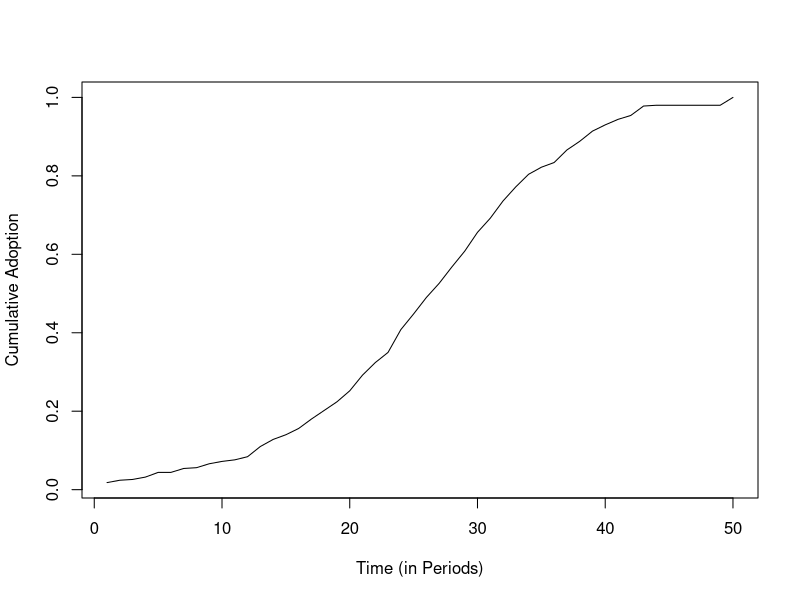

This figure's R source: (Note: this script raises an error after producing the figure.)
# Targeted Announced Adoption with Lumpsum payments with Budget ConstraintsE
# Let '#@!@#' be the symbol for potential
# changes to the type of analysis
# Let '#!!!#' be the symbol for key looping
# areas.

set.seed(4364)
##### Loading Needed Packages #####

library(igraph)
library(data.table)
library(magrittr)
library(dplyr)

##### Explanatory Text #####

# We will examine the adoption trends of farmers
# that have the potential of a subsidy in the future
# this simulation starts from time zero to some time
# horizon TH. At the start of the time period, farmers
# KNOW that the policy will begin at time A. That is
# the government doesn't "suprise" farmers with a
# policy just as it is beginning. We can alter this
# assumption by taking the market expectations adoption
# with the expectation neutral adoption. We assume that
# when the government offers the subsidy, they will selec
# a portion of the farmers that haven't yet adopted at
# random. That is the government could waste its "offers"
# on farmers that would adopt if they didn't recieve
# the subsidy at a particular time, conceding that they
# didn't get the one that they wanted and ones where the
# technology isn't cheap enough even with the subsidy. See the
# section by the Contemp_Adopt

##### Introducing Parameters for the theta Distribution F(theta) #####

# Standard Tech Parameters
a = 50000; b = 450; c = 5

# Green Tech Parameters
d = 55000; e = 250; f = 2.5

# Cost Dynamic Parameters
g = 90000; h = 2200; j = 10

##### Time Horizon and Time Periods #####

TH <- 50

#time <- 1:TH

##### Number of firms in the market #####

N <- 500

##### Distributional Parameters #####
r = 0.1;beta = 5;mu = 0

##### Period Specific Discount Rates #####

discount <- function(t) {
  1 / ((1 + r) ^ t)
}

##### Firm Population Characteristics #####

theta <- rlogis(N,location = mu,scale = beta)

theta <- theta %>% sort

##### The Government's Policy Parameters #####

# Proportion of time that passes until the policy is active

pa <- .5

# Actual Period when the policy becomes active

A <- TH * pa %>% round(digits=1)

# Period when the policy is announced

announce <- A - 5

##### Cost Function #####

funccost <- function(t) {
  g - h * t + j * t ^ 2
}

##### Profit Functions #####

# Standard Tech Profits

pi1 <- function(theta) {
  a + b * theta - c * theta ^ 2
}

# Green Tech Profits

pi2 <- function(theta) {
  d + e * theta - f * theta ^ 2
}

##### Description of the graph ######
# Before we write the graph let's take a look at the structure of the graph
# where we have 5 periods. These periods correspond to the period where the
# farmer HAS A CHOICE TO MAKE.

#T 1       2       3       4       5

#       1      3       6        9      12
#  1 ----- 2 ----- 4 ----- 6 ----- 8 -------    <--------------  ORIGINAL TECHNOLOGY RUNG
#    \       \       \       \       \ 13   |
#     \       \       \       \       \     |
#      \2      \4      \7     \10     10 --|   <--------------  TERMINAL NODE
#       \       \       \       \     /
#         \       \       \       \ /  14
#          3 ----- 5 ----- 7 ----- 9            <--------------  GREEN TECHNOLOGY RUNG
#               5       8       11

### Some Facts ###
# Farmers DO NOT have green tech in period 1.
# We will always have n nodes on the bottom rung.
# We will always have n+1 nodes on the top rung (including the terminal node).
# We will always have n-1 arcs on the bottom rung.
# We will always have 2*(n) arcs on the top rung.
# The (n+1)th node will always be the first node in the original tech rung.
# The terminal node will always be the (2*n+1)th node.

# To pick out a specific time period (t)'s arc value to
# change in the adoption arcs in the example (6,8,10,12,14)
# it will be found taking (n-1) + 2*(t). For instance,
# if we wanted to change the contribution from the government
# in period 3 we would reference (5-1)+2*(3)=10.

##### Establishing functions through time #####

# Time Periods

time <- c(1:TH)

# Discount factor through time

df <- time %>% discount

# Non-Dicounted Market costs of adopting through time

cost <- time %>% funccost 

# Dicounted Market costs of adopting through time

cost1 <- cost * df

##### Adoption Plan In Absence of Government Help ######


EM_Path_matrix <- array(0,dim = c(N,TH+1))

k <- 1

while (k<N+1){
  
  theta1 <- theta[k]
  
  underprof = ((theta1 %>% pi2) *df[-1]) %>% round(digits=3)
  overprof = cbind((theta1 %>% pi1) * df[-1],(theta1 %>% pi2 - time[-1] %>% funccost)*df[-1])
  prof = overprof %>% cbind(underprof) %>% t %>% c
  prof = c(theta1 %>% pi1 *df[1],(theta1 %>% pi2 -time[1] %>% funccost)*df[1]) %>% c(prof)
  prof = -prof
  prof = prof - min(prof) + 1 %>% round(digits = 3)
  
  graph_create = function(TH){
    require(igraph)
    edge_label1 <- paste("P",rep(0,length = TH),',',seq(1:TH),')',sep='') %>%cbind(paste("P(",rep(1,length=TH),",",seq(1:TH),") - C",seq(1:TH),sep=""))
    edge_label = paste("P(",rep(1,length=TH-1),",",seq(2,TH),")",sep="") %>% cbind(edge_label1[-1,] )
    edge_label = c(edge_label1[1,]) %>% c(edge_label %>% t %>% c)
    
    labelmat = 0 %>% rep(times=(TH-1)) %>% cbind(1 %>% rep(times=(TH-1)),cbind(1 %>% rep(times=(TH-1))))
    
    lm2 = c(2:TH) %>% cbind(c(2:TH) %>% cbind(c(2:TH)))
    labelmat = paste(labelmat,lm2,sep=',')
    labelmat = paste('P(',labelmat,')',sep='')
    #    lablemat = lablemat %>% paste('C(',2:TH,')',sep='') %>% paste()
    #    %>% array(dim=c((TH-1),2))
    #  
    #    c(paste('',sep='') %>% rep(times=TH-1) %>% c(paste('-C',2:TH,'+S',2:TH,sep='')) %>% c(paste('',sep='')%>% rep(times=(TH-1))))
    
    edge_label = labelmat %>% paste(c(paste('',sep='') %>% rep(times=TH-1) %>% c(paste('-C',2:TH,'+S',2:TH,sep='')) %>% c(paste('',sep='')%>% rep(times=(TH-1)))),sep='') %>% array(dim=c(TH-1,3)) %>% t %>% c
    
    edge_label = c('P(0,1)','P(1,1)-C1') %>% c(edge_label)
    
    
    ######## Creating Adjacency List ########
    
    adj <- list()
    adj[[1]] =c(2,3)
    for(z in 1:(TH-1)){
      adj[[2*z]] = c(2*(z+1),2*z+3)
      adj[[2*z+1]] = c(2*z+3)
    }
    adj[[2*TH-1]]= c(2*TH)
    adj[[2*(TH-1)]] = c(2*TH,2*TH)
    
    ########################################
    
    xlayout = c(1) %>% c(cbind(c(2:TH),c(2:TH))%>% t) %>% c(TH+1)
    ylayout = c(2) %>% c(rep(c(2,0),times=(TH-1))) %>% c(1)
    layout = array(c(xlayout,ylayout),dim=c(2*TH,2))
    adjg <- graph.adjlist(adj)
    list(graph = adjg,layout=layout,label = edge_label)
  }
  #plot((TH %>% graph_create)$graph,layout=(TH %>% graph_create)$layout,edge.label=(TH %>% graph_create)$label)
  #plot((TH %>% graph_create)$graph,layout=(TH %>% graph_create)$layout,edge.label=)
  
  
  #plot((TH %>% graph_create)$graph,layout=layout,edge.label=(TH %>% graph_create)$label)
  
  #plot((TH %>% graph_create)$graph,layout=layout,edge.label=prof)
  
  EM_Path_matrix[k,] <- get.shortest.paths((TH %>% graph_create)$graph,from=1,to=2*TH,weights=prof)$vpath[[1]]
  
  k <- k+1  
  print(k)
}
EM_Path_matrix %>% data.table

Adopt_mat = array(0,dim=c(N,TH))
for(i in 1:(ncol(EM_Path_matrix)-1)){
  Adopt_mat[,i] = ((EM_Path_matrix[,i+1] - EM_Path_matrix[,i] - 2)%>% abs)
}
Adopt_mat[,1] = ((EM_Path_matrix[,1+1] - EM_Path_matrix[,1] - 1)%>% abs)
Adopt_mat[,TH] = ((EM_Path_matrix[,TH+1] - EM_Path_matrix[,TH] - 1)%>% abs)

#write.csv(Adopt_mat,'check.csv')
Adopt_prop=((array(1,dim=c(TH,N))%*%Adopt_mat)[1,] %>% cumsum / N )
Adopt_prop %>% plot(xlab ='Time (in Periods)',
                    ylab ='Cumulative Adoption',type='l')

######## Choice Data Table ##########
# This gives the optimal choices for everyone that adopted without the government's help.

Choice= (Adopt_mat %*% c(1:TH)) %>% data.table
colnames(Choice) = 'Free_Market'
Choice[,Index:=c(1:nrow(Choice))]
Choice[,Theta:=theta]
Past_Periods = Choice[,Free_Market>announce]['Free_Market']

# Currently active farmers in the system
Active_Farmers=Choice[,Index][Choice[,Free_Market]>=announce]
Inactive_Farmers=Choice[,Index][Choice[,Free_Market]<announce]

# Characteristics of active farmers
Active_Theta=Choice[,Theta][Choice[,Free_Market]>=announce]

# Verified Test of Adding columns to Choice Table
#Choice[,paste('Test',1):=Index]

# Government Parameters

Budget <- 2000000

subsidy <- 40000

factor_num <- Budget/subsidy

N0 <- Active_Farmers %>% length

prob0 <- factor_num/N0


##### Adoption Plan with Neutral Expectations [announce:A] ######
# Idea:
# We will remove all famers that have adopted before the announcment period 'announce'. These are farmers that have already made their decisions before they realized the policy was in place. Next we calculate the probability that the farmer believes will be the chances of getting the subsidy. Prob before the policy is active is of course zero. After the subsidy is active probability is based upon the current farmers in the pool at the time the policy is announced and the number of open slots the government can fill.
prob <- c()

prob[1:A-1] <- 0

i <- 1
while(i+A-1<TH+1){
  prob[i+A-1] <- factor_num/(N0-factor_num*(i-1))
  
  if(prob[i+A-1]>1 | prob[i+A-1]<0){
    prob[i+A-1] <- 1
  }
  
  i <- i+1
}

k <- 1

EN_Path_matrix <- array(0,dim=c(N0,TH+1))

while(k < N0+1){
  
  theta1 <- Active_Theta[k]
  
  underprof = ((theta1 %>% pi2) *df[-1]) %>% round(digits=3)
  overprof = cbind((theta1 %>% pi1) * df[-1],(theta1 %>% pi2 - time[-1] %>% funccost)*df[-1])
  overprof[c((A-1):(TH-1)),2]= overprof[c((A-1):(TH-1)),2]+subsidy*prob[A:TH]*df[A:TH]
  
  prof =  cbind(overprof,underprof) %>% t %>% c
  
  prof = c(theta1 %>% pi1 *df[1],(theta1 %>% pi2 -time[1] %>% funccost)*df[1],prof)
  prof = -prof
  prof = prof - min(prof) + 1 %>% round(digits = 3)
  
  adjg = graph_create(TH)$graph
  
  #plot(adjg,layout=layout,edge.label=graph_create(TH)$label)
  #plot(adjg,layout=layout,edge.label=prof)
  EN_Path_matrix[k,]<- get.shortest.paths(adjg,from=1,to=(2*TH),weights=prof)$vpath[[1]]
  
  
  #EN_Path_matrix[k,] <- get.shortest.paths(adjg,from=1,to=(2*(announce-1)),weights=prof)$vpath[[1]][-announce]  %>% c(get.shortest.paths(adjg,from=2*(announce-1),to=2*TH,weights=prof)$vpath[[1]])
  k <- k+1
  print(theta1)
}


####
EN_Adopt_mat = array(0,dim=c(N0,TH))
for(i in 1:(ncol(EN_Path_matrix)-1)){
  EN_Adopt_mat[,i] = ((EN_Path_matrix[,i+1] - EN_Path_matrix[,i] - 2)%>% abs)
}
EN_Adopt_mat[,1] = ((EN_Path_matrix[,1+1] - EN_Path_matrix[,1] - 1)%>% abs)
EN_Adopt_mat[,TH] = ((EN_Path_matrix[,TH+1] - EN_Path_matrix[,TH] - 1)%>% abs)


Inter_Choice = rep(0,times=nrow(Choice))
Inter_Choice[Active_Farmers] = EN_Adopt_mat %*% c(1:TH) %>% c
Inter_Choice[Inactive_Farmers] = Choice[Inactive_Farmers,Free_Market]

Choice[,paste("Period",A-1):=Inter_Choice,with=FALSE]
#################################################################

######## Unique Vector and Counts in the Adoption Vector ########
UV_per = Choice[,paste('Period',A-1),with=FALSE] %>% unique 
UV = 0 %>% rep(times=UV_per %>% nrow)
sampvec = Choice[,paste0('Period ',A-1),with=FALSE] %>% c
UV_uper = rep(0,times=UV_per %>% nrow)
for(i in 1:(UV %>% length)){
  UV_uper[i] = (sampvec[[1]] == UV_per[[1]][i]) %>% sum
}
UV_Adopt_prop = rep(0,times=TH)
UV_Adopt_prop[UV_per[[1]]] = UV_uper
UV_Adopt_prop = (UV_Adopt_prop %>% cumsum)/N
UV_Adopt_prop %>% lines(lty=3)
EN_Adopt_prop = UV_Adopt_prop

# Currently active farmers in the system

Active_Farmers=Choice[,Index][Choice[,paste0('Period',A-1)>=A-1]]
Inactive_Farmers=Choice[,Index][Choice[,paste0('Period',A-1)<A-1]]
Active_Theta=Choice[,Theta][Choice[,paste0('Period',A-1)>=A-1]]

#################################################################


######################## Final Iteration ########################

Choice[,paste0('Period ',A):=Choice[,paste0('Period ',A-1),with=FALSE],with=FALSE]

######## Updating New and Old Farmers w/ Characteristics ########
Active_Farmers=Choice[,Index][Choice[,Intermediate]>A]
Inactive_Farmers=Choice[,Index][Choice[,Intermediate<=A]]
Active_Theta=Choice[,Theta][Choice[,Intermediate>A]]
N0 = Active_Farmers %>% length

Choice[,paste0('Period ',A):=Choice[,paste0('Period ',A-1),with=FALSE],with=FALSE]

q <- A



while(q < TH+1){
  
  # Who is Still in the Active Farmers?
  Active_Farmers=Choice[,Index][Choice[,paste('Period',q-1),with=FALSE]>q-1]
  Inactive_Farmers=Choice[,Index][Choice[,paste('Period',q-1),with=FALSE]<=q-1]
  Active_Theta=Choice[,Theta][Choice[,paste('Period',q-1),with=FALSE]>q-1]
  N0  = Active_Theta %>% length
  
  # What does our New Group look like?
  Choice[,paste('Period',q):=Choice[,paste('Period',q-1),with=FALSE],with=FALSE]
  
  ######################## Positive Afirmation ###################
  EP_Path_matrix = array(0,dim=c(N0,TH+1))
  EP_Adopt_mat = array(0,dim=c(N0,TH))
  k=1
  while(k<N0+1)  {
    
    theta1 = Active_Theta[k]
    adjg = graph_create(TH)$graph
    
    underprof = ((theta1 %>% pi2) *df[-1]) %>% round(digits=3)
    overprof = cbind((theta1 %>% pi1) * df[-1],(theta1 %>% pi2 - time[-1] %>% funccost)*df[-1]) %>% round(digits=3)
    prob1 = prob
    prob1[q] = 1
    overprof[c((A-1):(TH-1)),2]= overprof[c((A-1):(TH-1)),2]+subsidy*prob1[A:TH]*df[A:TH]
    prof =  cbind(overprof,underprof) %>% t %>% c
    prof = c(theta1 %>% pi1 *df[1],(theta1 %>% pi2 -time[1] %>% funccost)*df[1],prof)
    prof = -prof
    prof = prof - min(prof) + 1 %>% round(digits = 3)
    
    EP_Path_matrix[k,]<- get.shortest.paths(adjg,from=1,to=(2*TH),weights=prof)$vpath[[1]]
    
    #  EP_Path_matrix[k,] <- get.shortest.paths(adjg,from=1,to=(2*(q-1)),weights=prof)$vpath[[1]][-q]  %>% c(get.shortest.paths(adjg,from=2*(q-1),to=2*TH,weights=prof)$vpath[[1]]) 
    
    k=k+1
    print(theta1)
  }
  
  
  for(i in 1:(ncol(EP_Path_matrix)-1)){
    EP_Adopt_mat[,i] = ((EP_Path_matrix[,i+1] - EP_Path_matrix[,i] - 2)%>% abs)
  }
  EP_Adopt_mat[,1] = ((EP_Path_matrix[,1+1] - EP_Path_matrix[,1] - 1)%>% abs)
  EP_Adopt_mat[,TH] = ((EP_Path_matrix[,TH+1] - EP_Path_matrix[,TH] - 1)%>% abs)
  EP_Choice = rep(0,times=Choice %>% nrow)
  EP_Choice[Inactive_Farmers] = (Choice[Inactive_Farmers,paste('Period',q-1),with=FALSE])[[1]]
  EP_Choice[Active_Farmers] = EP_Adopt_mat %*% c(1:TH) %>% c
  Choice[,paste('EP_Choice',q):=EP_Choice,with=FALSE]
  
  Applicants =Choice[,Index][Choice[,paste('EP_Choice',q),with=FALSE]==q]
  if((Applicants %>% length)>Budget/subsidy %>% round(digits=0) ){
    Accepted = sample(Applicants,round(Budget/subsidy,digits=0),0)}else{
      Accepted = Applicants
    }
  
  Choice[Accepted,paste('Period',q):=q]
  
  Active_Farmers=Choice[,Index][Choice[,paste('Period',q),with=FALSE]>q]
  Inactive_Farmers=Choice[,Index][Choice[,paste('Period',q),with=FALSE]<=q]
  Active_Theta=Choice[,Theta][Choice[,paste('Period',q),with=FALSE]>q]
  N0  = Active_Theta %>% length
  
  ######################## Negative Afirmation ###################
  EG_Path_matrix = array(0,dim=c(N0,TH+1))
  EG_Adopt_mat = array(0,dim=c(N0,TH))
  k=1
  while(k<N0+1)  {
    
    theta1 = Active_Theta[k]
    adjg = graph_create(TH)$graph
    
    underprof = ((theta1 %>% pi2) *df[-1]) %>% round(digits=3)
    overprof = cbind((theta1 %>% pi1) * df[-1],(theta1 %>% pi2 - time[-1] %>% funccost)*df[-1]) %>% round(digits=3)
    prob1 = prob
    prob1[q] = 0
    overprof[c((A-1):(TH-1)),2]= overprof[c((A-1):(TH-1)),2]+subsidy*prob1[A:TH]*df[A:TH]
    prof =  cbind(overprof,underprof) %>% t %>% c
    prof = c(theta1 %>% pi1 *df[1],(theta1 %>% pi2 -time[1] %>% funccost)*df[1],prof)
    prof = -prof
    prof = prof - min(prof) + 1 %>% round(digits = 3)
    
    EG_Path_matrix[k,]<- get.shortest.paths(adjg,from=1,to=(2*TH),weights=prof)$vpath[[1]]
    
    #  EG_Path_matrix[k,] <- get.shortest.paths(adjg,from=1,to=(2*(q-1)),weights=prof)$vpath[[1]][-q]  %>% c(get.shortest.paths(adjg,from=2*(q-1),to=2*TH,weights=prof)$vpath[[1]]) 
    
    k=k+1
    print(theta1)
  }
  
  
  for(i in 1:(ncol(EG_Path_matrix)-1)){
    EG_Adopt_mat[,i] = ((EG_Path_matrix[,i+1] - EG_Path_matrix[,i] - 2)%>% abs)
  }
  EG_Adopt_mat[,1] = ((EG_Path_matrix[,1+1] - EG_Path_matrix[,1] - 1)%>% abs)
  EG_Adopt_mat[,TH] = ((EG_Path_matrix[,TH+1] - EG_Path_matrix[,TH] - 1)%>% abs)
  EG_Choice = rep(0,times=Choice %>% nrow)
  EG_Choice[Inactive_Farmers] = (Choice[Inactive_Farmers,paste('Period',q-1),with=FALSE])[[1]]
  EG_Choice[Active_Farmers] = EG_Adopt_mat %*% c(1:TH) %>% c
  Choice[,paste('EG_Choice',q):=EG_Choice,with=FALSE]
  
  print(q)
  q=q+1
}
